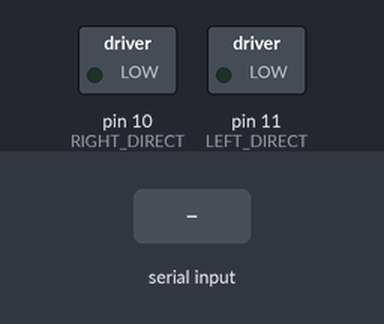
This sketch was run on a simulated Arduino Uno, built with avr-gcc and run on an emulated ATmega328P. Parts: switched loads named in the sketch (green lamp = pin HIGH). Inputs (shaded band) come from the test bench.

Above: at 1.2 s.
1.3 s: "FORWARD" received over Serial
At 3.0 s:
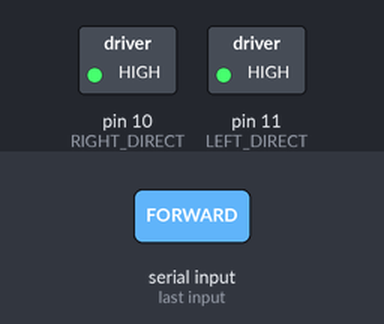
3.8 s: "LEFT" received over Serial
At 6.0 s:
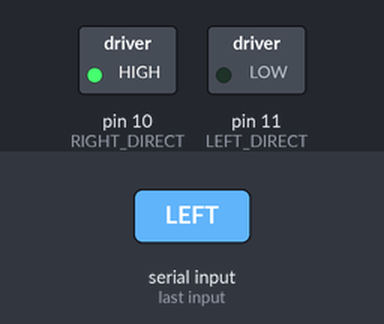
6.3 s: "RIGHT" received over Serial
At 8.0 s:
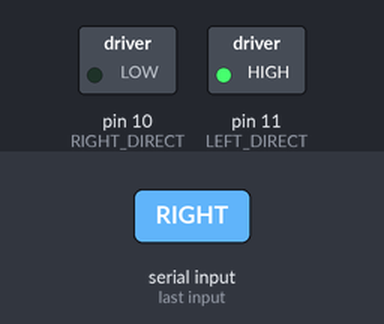
Timing chart, 0 to 9.5 s (numbered marks = the images above; inputs shaded):
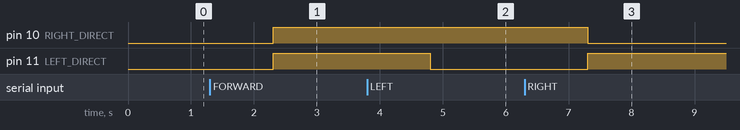

Measured:
- after the input at 1.3 s, pin 10 (RIGHT_DIRECT), pin 11 (LEFT_DIRECT): LOW → HIGH after 1.0 s
- after the input at 3.8 s, pin 11 (LEFT_DIRECT): HIGH → LOW after 1.0 s
- after the input at 6.3 s, pin 10 (RIGHT_DIRECT): HIGH → LOW after 1.0 s; pin 11 (LEFT_DIRECT): LOW → HIGH after 1.0 s

The sketch:

RaeBot.ino
```cpp
#define LEFT_DIRECT 11
#define RIGHT_DIRECT 10
#define LEFT_POWER 5
#define RIGHT_POWER 6

void setup() {
  Serial.begin(9600);
}

void loop() {
//  moveForward(1000);
//  delay(1000);
//  moveBackward(500);
//  delay(1000);
//  rotateLeft(500);
//  rotateRight(500);
//  delay(1000);
  if (Serial.available() > 0) {
    // read the incoming byte:
    String data = Serial.readString();
    if(data.equals("FORWARD")){
      moveForward(500);
    } else if(data.equals("LEFT")){
      rotateLeft(250);
    } else if(data.equals("RIGHT")){
      rotateRight(250);
    } else if(data.equals("BACKWARD")){
      moveBackward(500);
    }
  }
}

void leftWheelPower(bool onOff){
  if(onOff == true){
    pinMode(LEFT_POWER, OUTPUT);
  } else {
    pinMode(LEFT_POWER, INPUT);
  }
}

void rightWheelPower(bool onOff){
  if(onOff == true){
    pinMode(RIGHT_POWER, OUTPUT);
  } else {
    pinMode(RIGHT_POWER, INPUT);
  }
}

void leftWheelDirection(String forwardBackward){
  if(forwardBackward.equals("forward")){
    analogWrite(LEFT_DIRECT, 255);
  }  else if(forwardBackward.equals("backward")){
    analogWrite(LEFT_DIRECT, 0);
  }
}

void rightWheelDirection(String forwardBackward){
  if(forwardBackward.equals("forward")){
    analogWrite(RIGHT_DIRECT, 255);
  } else if(forwardBackward.equals("backward")){
    analogWrite(RIGHT_DIRECT, 0);
  }
}

void moveForward(int mTime){
  leftWheelPower(true);
  rightWheelPower(true);
  leftWheelDirection("forward");
  rightWheelDirection("forward");
  delay(mTime);
  leftWheelPower(false);
  rightWheelPower(false);
}

void moveBackward(int mTime){
  leftWheelPower(true);
  rightWheelPower(true);
  leftWheelDirection("backward");
  rightWheelDirection("backward");
  delay(mTime);
  leftWheelPower(false);
  rightWheelPower(false);
}

void rotateLeft(int mTime){
  leftWheelPower(true);
  rightWheelPower(true);
  leftWheelDirection("backward");
  rightWheelDirection("forward");
  delay(mTime);
  leftWheelPower(false);
  rightWheelPower(false);
}

void rotateRight(int mTime){
  leftWheelPower(true);
  rightWheelPower(true);
  leftWheelDirection("forward");
  rightWheelDirection("backward");
  delay(mTime);
  leftWheelPower(false);
  rightWheelPower(false);
}
```
